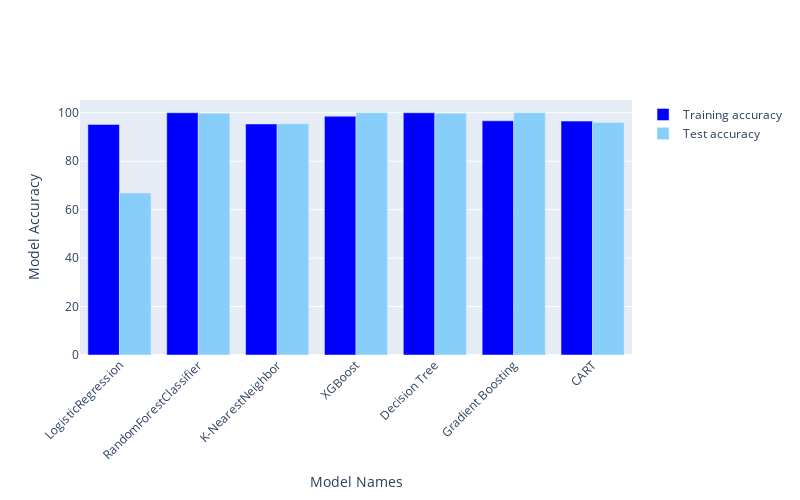

The code cell stored with this chart in its notebook:
### Markdown cell above
Train and Test accuracy plot

### Code cell
import plotly.graph_objects as go

models = ['LogisticRegression', 'RandomForestClassifier','K-NearestNeighbor','XGBoost','Decision Tree','Gradient Boosting','CART']

fig = go.Figure()
fig.add_trace(go.Bar(
    x=models,
    y=[95.18, 100.00, 95.38,98.55,100.00,96.66,96.55],
    name='Training accuracy',
    marker_color='blue'
))
fig.add_trace(go.Bar(
    x=models,
    y=[66.89, 99.82, 95.46,99.99,99.83,99.99,96.00],
    name='Test accuracy',
    marker_color='lightskyblue'))

# Here we modify the tickangle of the xaxis, resulting in rotated labels.
fig.update_layout(barmode='group', xaxis_tickangle=-45)
fig.update_xaxes(title_text="Model Names")
fig.update_yaxes(title_text="Model Accuracy")
#fig.update_traces(texttemplate=y%,textposition='outside')
#fig.update_layout(title_text = "Train and Test accuracy")
fig.update_layout(
    autosize=False,
    width=800,
    height=500)
fig.update_yaxes(automargin=True)
fig.show()

### Figure 1 — Plotly figure (JSON) as saved in the notebook; plotly's stock layout.template omitted (floating-point values rounded to 4 significant figures)
{"data": [{"marker": {"color": "blue"}, "name": "Training accuracy", "type": "bar", "x": ["LogisticRegression", "RandomForestClassifier", "K-NearestNeighbor", "XGBoost", "Decision Tree", "Gradient Boosting", "CART"], "y": [95.18, 100, 95.38, 98.55, 100, 96.66, 96.55]}, {"marker": {"color": "lightskyblue"}, "name": "Test accuracy", "type": "bar", "x": ["LogisticRegression", "RandomForestClassifier", "K-NearestNeighbor", "XGBoost", "Decision Tree", "Gradient Boosting", "CART"], "y": [66.89, 99.82, 95.46, 99.99, 99.83, 99.99, 96]}], "layout": {"autosize": false, "barmode": "group", "height": 500, "width": 800, "xaxis": {"tickangle": -45, "title": {"text": "Model Names"}}, "yaxis": {"automargin": true, "title": {"text": "Model Accuracy"}}}}
